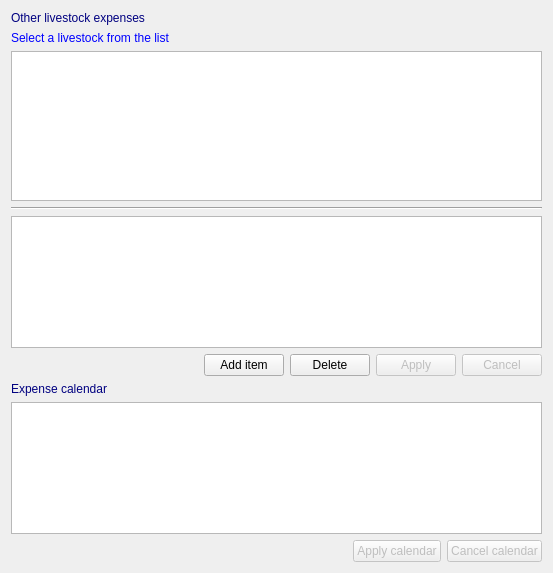
<?xml version="1.0" encoding="UTF-8"?>
<ui version="4.0">
 <class>prchinslvexpenses</class>
 <widget class="QWidget" name="prchinslvexpenses">
  <property name="geometry">
   <rect>
    <x>0</x>
    <y>0</y>
    <width>553</width>
    <height>573</height>
   </rect>
  </property>
  <property name="windowTitle">
   <string>Form</string>
  </property>
  <layout class="QVBoxLayout" name="verticalLayout">
   <item>
    <widget class="QLabel" name="Label2_2">
     <property name="enabled">
      <bool>true</bool>
     </property>
     <property name="palette">
      <palette>
       <active>
        <colorrole role="WindowText">
         <brush brushstyle="SolidPattern">
          <color alpha="255">
           <red>0</red>
           <green>0</green>
           <blue>128</blue>
          </color>
         </brush>
        </colorrole>
       </active>
       <inactive>
        <colorrole role="WindowText">
         <brush brushstyle="SolidPattern">
          <color alpha="255">
           <red>0</red>
           <green>0</green>
           <blue>128</blue>
          </color>
         </brush>
        </colorrole>
       </inactive>
       <disabled>
        <colorrole role="WindowText">
         <brush brushstyle="SolidPattern">
          <color alpha="255">
           <red>0</red>
           <green>0</green>
           <blue>128</blue>
          </color>
         </brush>
        </colorrole>
       </disabled>
      </palette>
     </property>
     <property name="toolTip">
      <string/>
     </property>
     <property name="text">
      <string>Other livestock expenses</string>
     </property>
    </widget>
   </item>
   <item>
    <layout class="QVBoxLayout" name="verticalLayout_3">
     <item>
      <widget class="QLabel" name="Label1">
       <property name="enabled">
        <bool>true</bool>
       </property>
       <property name="palette">
        <palette>
         <active>
          <colorrole role="WindowText">
           <brush brushstyle="SolidPattern">
            <color alpha="255">
             <red>0</red>
             <green>0</green>
             <blue>255</blue>
            </color>
           </brush>
          </colorrole>
         </active>
         <inactive>
          <colorrole role="WindowText">
           <brush brushstyle="SolidPattern">
            <color alpha="255">
             <red>0</red>
             <green>0</green>
             <blue>255</blue>
            </color>
           </brush>
          </colorrole>
         </inactive>
         <disabled>
          <colorrole role="WindowText">
           <brush brushstyle="SolidPattern">
            <color alpha="255">
             <red>0</red>
             <green>0</green>
             <blue>255</blue>
            </color>
           </brush>
          </colorrole>
         </disabled>
        </palette>
       </property>
       <property name="toolTip">
        <string/>
       </property>
       <property name="text">
        <string>Select a livestock from the list</string>
       </property>
      </widget>
     </item>
     <item>
      <widget class="QTableView" name="AdvListView0">
       <property name="enabled">
        <bool>true</bool>
       </property>
       <property name="sizePolicy">
        <sizepolicy hsizetype="Expanding" vsizetype="Minimum">
         <horstretch>0</horstretch>
         <verstretch>0</verstretch>
        </sizepolicy>
       </property>
       <property name="maximumSize">
        <size>
         <width>16777215</width>
         <height>150</height>
        </size>
       </property>
       <property name="toolTip">
        <string/>
       </property>
      </widget>
     </item>
    </layout>
   </item>
   <item>
    <widget class="Line" name="line">
     <property name="orientation">
      <enum>Qt::Horizontal</enum>
     </property>
    </widget>
   </item>
   <item>
    <widget class="QTableView" name="AdvListView1">
     <property name="enabled">
      <bool>true</bool>
     </property>
     <property name="toolTip">
      <string/>
     </property>
    </widget>
   </item>
   <item>
    <layout class="QHBoxLayout" name="horizontalLayout">
     <item>
      <spacer name="horizontalSpacer_3">
       <property name="orientation">
        <enum>Qt::Horizontal</enum>
       </property>
       <property name="sizeHint" stdset="0">
        <size>
         <width>40</width>
         <height>20</height>
        </size>
       </property>
      </spacer>
     </item>
     <item>
      <widget class="QPushButton" name="BitBtn14">
       <property name="enabled">
        <bool>true</bool>
       </property>
       <property name="toolTip">
        <string/>
       </property>
       <property name="text">
        <string>Add item</string>
       </property>
       <property name="icon">
        <iconset resource="../images.qrc">
         <normaloff>:/images/new3.png</normaloff>:/images/new3.png</iconset>
       </property>
       <property name="flat">
        <bool>false</bool>
       </property>
      </widget>
     </item>
     <item>
      <widget class="QPushButton" name="BitBtn15">
       <property name="enabled">
        <bool>true</bool>
       </property>
       <property name="toolTip">
        <string/>
       </property>
       <property name="text">
        <string>Delete</string>
       </property>
       <property name="icon">
        <iconset resource="../images.qrc">
         <normaloff>:/images/delete3.png</normaloff>:/images/delete3.png</iconset>
       </property>
       <property name="flat">
        <bool>false</bool>
       </property>
      </widget>
     </item>
     <item>
      <widget class="QPushButton" name="BitBtn9">
       <property name="enabled">
        <bool>false</bool>
       </property>
       <property name="toolTip">
        <string/>
       </property>
       <property name="text">
        <string>Apply</string>
       </property>
       <property name="icon">
        <iconset resource="../images.qrc">
         <normaloff>:/images/apply.png</normaloff>:/images/apply.png</iconset>
       </property>
       <property name="flat">
        <bool>false</bool>
       </property>
      </widget>
     </item>
     <item>
      <widget class="QPushButton" name="BitBtn10">
       <property name="enabled">
        <bool>false</bool>
       </property>
       <property name="toolTip">
        <string/>
       </property>
       <property name="text">
        <string>Cancel</string>
       </property>
       <property name="icon">
        <iconset resource="../images.qrc">
         <normaloff>:/images/cancel.png</normaloff>:/images/cancel.png</iconset>
       </property>
       <property name="flat">
        <bool>false</bool>
       </property>
      </widget>
     </item>
    </layout>
   </item>
   <item>
    <widget class="QLabel" name="Label2">
     <property name="enabled">
      <bool>true</bool>
     </property>
     <property name="palette">
      <palette>
       <active>
        <colorrole role="WindowText">
         <brush brushstyle="SolidPattern">
          <color alpha="255">
           <red>0</red>
           <green>0</green>
           <blue>128</blue>
          </color>
         </brush>
        </colorrole>
       </active>
       <inactive>
        <colorrole role="WindowText">
         <brush brushstyle="SolidPattern">
          <color alpha="255">
           <red>0</red>
           <green>0</green>
           <blue>128</blue>
          </color>
         </brush>
        </colorrole>
       </inactive>
       <disabled>
        <colorrole role="WindowText">
         <brush brushstyle="SolidPattern">
          <color alpha="255">
           <red>0</red>
           <green>0</green>
           <blue>128</blue>
          </color>
         </brush>
        </colorrole>
       </disabled>
      </palette>
     </property>
     <property name="toolTip">
      <string/>
     </property>
     <property name="text">
      <string>Expense calendar</string>
     </property>
    </widget>
   </item>
   <item>
    <widget class="QTableView" name="AdvListView2">
     <property name="enabled">
      <bool>true</bool>
     </property>
     <property name="toolTip">
      <string/>
     </property>
    </widget>
   </item>
   <item>
    <layout class="QHBoxLayout" name="horizontalLayout_3">
     <item>
      <spacer name="horizontalSpacer_2">
       <property name="orientation">
        <enum>Qt::Horizontal</enum>
       </property>
       <property name="sizeHint" stdset="0">
        <size>
         <width>40</width>
         <height>20</height>
        </size>
       </property>
      </spacer>
     </item>
     <item>
      <widget class="QPushButton" name="BitBtn11">
       <property name="enabled">
        <bool>false</bool>
       </property>
       <property name="toolTip">
        <string>Save the current record</string>
       </property>
       <property name="text">
        <string>Apply calendar</string>
       </property>
       <property name="icon">
        <iconset resource="../images.qrc">
         <normaloff>:/images/apply.png</normaloff>:/images/apply.png</iconset>
       </property>
       <property name="flat">
        <bool>false</bool>
       </property>
      </widget>
     </item>
     <item>
      <widget class="QPushButton" name="BitBtn12">
       <property name="enabled">
        <bool>false</bool>
       </property>
       <property name="toolTip">
        <string>Restore the current record</string>
       </property>
       <property name="text">
        <string>Cancel calendar</string>
       </property>
       <property name="icon">
        <iconset resource="../images.qrc">
         <normaloff>:/images/cancel.png</normaloff>:/images/cancel.png</iconset>
       </property>
       <property name="flat">
        <bool>false</bool>
       </property>
      </widget>
     </item>
    </layout>
   </item>
  </layout>
 </widget>
 <resources>
  <include location="../images.qrc"/>
 </resources>
 <connections/>
</ui>
